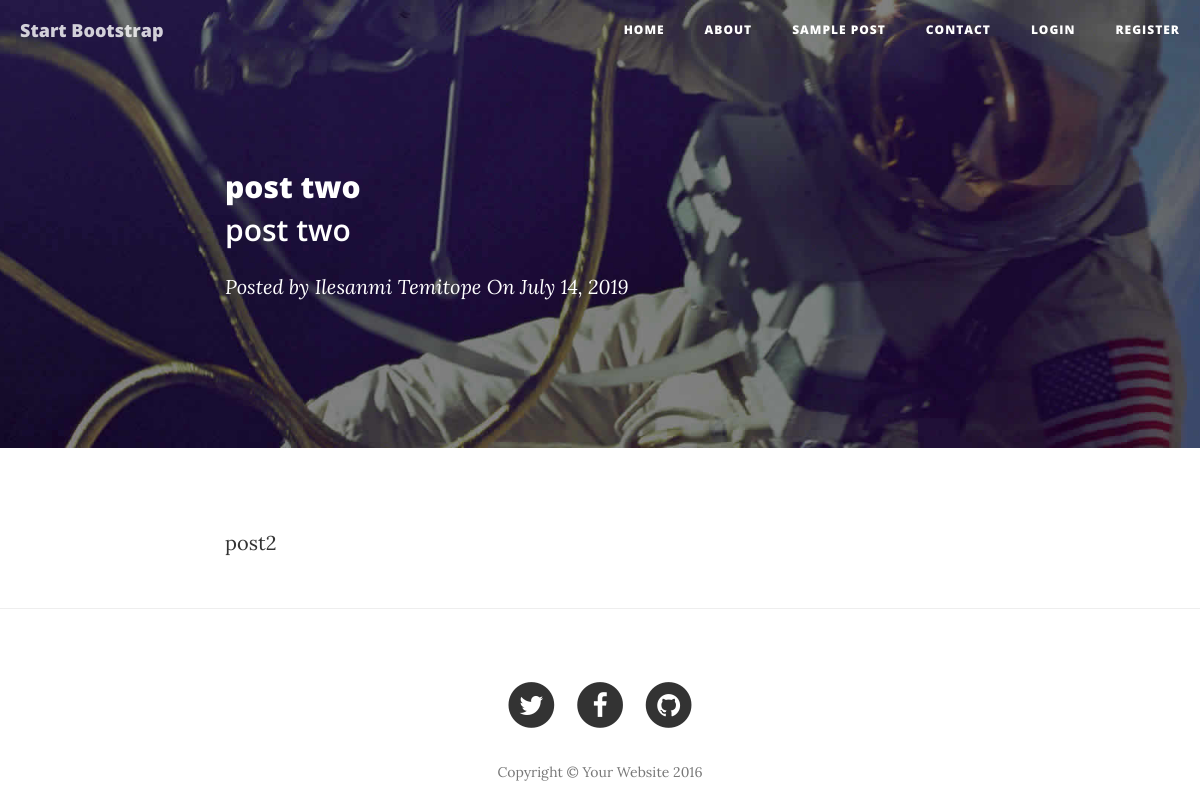
Screenshot of /post/2 with the database file from the repository.
### temiblog.py (models this page shows)
class BlogPost(db.Model,UserMixin):
       id = db.Column(db.Integer,primary_key=True)
       author = db.Column(db.String(255))
       title = db.Column(db.String(255))
       sub_title = db.Column(db.String(255))
       content = db.Column(db.Text)
       blog_pix =db.Column(db.String(200))
       author_id = db.Column(db.Integer)
       total_view = db.Column(db.BigInteger,default=0)
       today=db.Column(db.DateTime, nullable=False, default=datetime.utcnow)

### temiblog.py (the view)
@app.route('/post/<int:id>')
def post(id):
       content = BlogPost.query.filter_by(id=id).first()
       content.total_view +=1
       db.session.commit()
       return render_template('./post.html',content1=content)

### templates/post.html (shortened to what this page needs)
<!DOCTYPE html>
<html lang="en">
<head>
    <link href="{{url_for('static',filename='vendor/bootstrap/css/bootstrap.min.css')}}" rel="stylesheet">
    <link href="{{url_for('static',filename='css/clean-blog.min.css')}}" rel="stylesheet">
    <link href="{{url_for('static',filename='vendor/font-awesome/css/font-awesome.min.css')}}" rel="stylesheet" type="text/css">
</head>
<body>
    <nav class="navbar navbar-default navbar-custom navbar-fixed-top">
        <div class="container-fluid">
            <div class="navbar-header page-scroll">
                <a class="navbar-brand" href="{{url_for('index')}}">Start Bootstrap</a>
            </div>
            <div class="collapse navbar-collapse" id="bs-example-navbar-collapse-1">
                <ul class="nav navbar-nav navbar-right">
                    <li>
                        <a href="/">Home</a>
                    </li>
                    <li>
                        <a href="/about">About</a>
                    </li>
                    <li>
                        <a href="/post">Sample Post</a>
                    </li>
                    <li>
                        <a href="/contact">Contact</a>
                    </li>
                    <li>
                        <a href="/login">Login</a>
                    </li>
                    <li>
                        <a href="/register">Register</a>
                    </li>
                </ul>
            </div>
        </div>
    </nav>
    <header class="intro-header" style="background-image:  url('/static/blogpix/{{content1.blog_pix}}')">
        <div class="container">
            <div class="row">
                <div class="col-lg-8 col-lg-offset-2 col-md-10 col-md-offset-1">
                    <div class="post-heading">
                        <h2>{{content1.title}}</h2>
                        <h4 class="subheading">{{content1.sub_title}}</h4>
                        <span class="meta">Posted by <a href="{{url_for('useradminprofile', id=content1.author_id)}}">{{content1.author}}</a> On {{content1.today.strftime('%B %d, %Y')}}</span>
                    </div>
                </div>
            </div>
        </div>
    </header>
    <article>
        <div class="container">
            <div class="row">
                <div class="col-lg-8 col-lg-offset-2 col-md-10 col-md-offset-1">
                    <p>{{content1.content|safe}}</p>
                </div>
            </div>
        </div>
    </article>
    <hr>
    <footer>
        <div class="container">
            <div class="row">
                <div class="col-lg-8 col-lg-offset-2 col-md-10 col-md-offset-1">
                    <ul class="list-inline text-center">
                        <li>
                            <a href="#">
                                <span class="fa-stack fa-lg">
                                    <i class="fa fa-circle fa-stack-2x"></i>
                                    <i class="fa fa-twitter fa-stack-1x fa-inverse"></i>
                                </span>
                            </a>
                        </li>
                        <li>
                            <a href="#">
                                <span class="fa-stack fa-lg">
                                    <i class="fa fa-circle fa-stack-2x"></i>
                                    <i class="fa fa-facebook fa-stack-1x fa-inverse"></i>
                                </span>
                            </a>
                        </li>
                        <li>
                            <a href="#">
                                <span class="fa-stack fa-lg">
                                    <i class="fa fa-circle fa-stack-2x"></i>
                                    <i class="fa fa-github fa-stack-1x fa-inverse"></i>
                                </span>
                            </a>
                        </li>
                    </ul>
                    <p class="copyright text-muted">Copyright &copy; Your Website 2016</p>
                </div>
            </div>
        </div>
    </footer>
</body>
</html>

### rows the page displays
BlogPost: blog_pix (picture), title "post two", sub_title "post two", author "Ilesanmi Temitope", today "July 14, 2019", content "post2"
